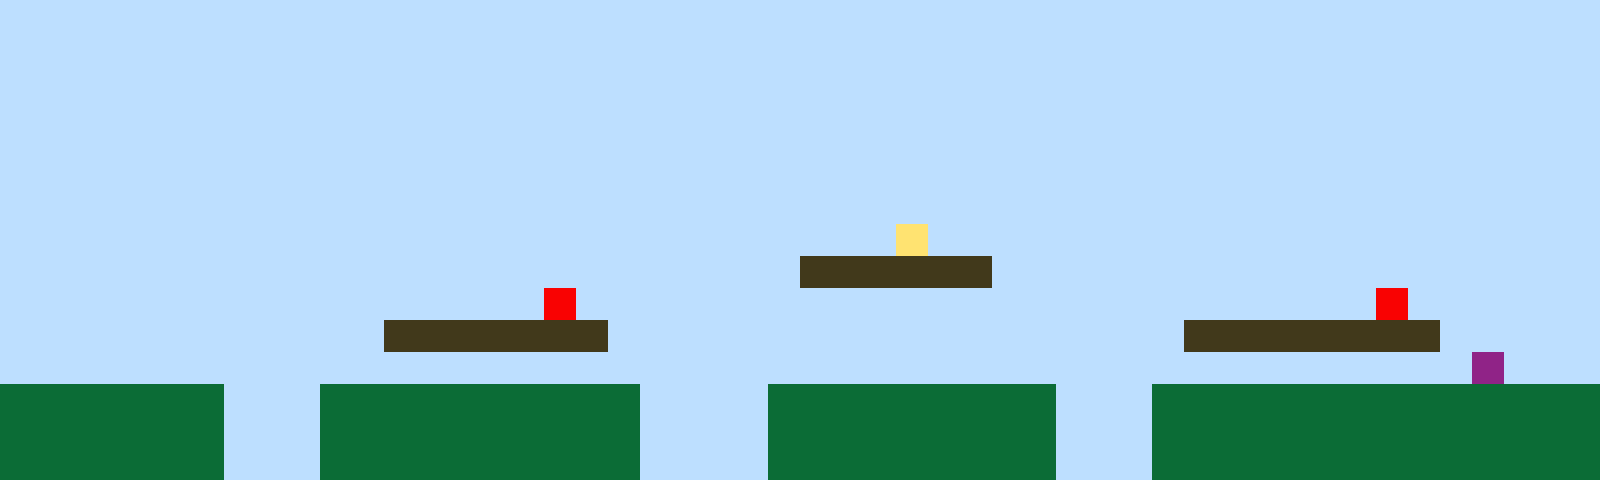

Rendered tile map (Tiled .tmx) drawn with the repository's tilesets; below, a short description and the full map source, tile grids included:
An orthogonal 50x15 tile map with 32x32 px tiles, 1 tile layer (Tile Layer 1).

<map version="1.10" tiledversion="1.11.2" orientation="orthogonal" renderorder="right-up" width="50" height="15" tilewidth="32" tileheight="32" infinite="0" nextlayerid="2" nextobjectid="1"><editorsettings><export target="map1.csv" format="csv" /></editorsettings><tileset firstgid="1" name="sprites" tilewidth="32" tileheight="32" tilecount="6" columns="3"><image source="sprites.png" width="96" height="64" /></tileset><layer id="1" name="Tile Layer 1" width="50" height="15"><data encoding="csv">1,1,1,1,1,1,1,1,1,1,1,1,1,1,1,1,1,1,1,1,1,1,1,1,1,1,1,1,1,1,1,1,1,1,1,1,1,1,1,1,1,1,1,1,1,1,1,1,1,1,1,1,1,1,1,1,1,1,1,1,1,1,1,1,1,1,1,1,1,1,1,1,1,1,1,1,1,1,1,1,1,1,1,1,1,1,1,1,1,1,1,1,1,1,1,1,1,1,1,1,1,1,1,1,1,1,1,1,1,1,1,1,1,1,1,1,1,1,1,1,1,1,1,1,1,1,1,1,1,1,1,1,1,1,1,1,1,1,1,1,1,1,1,1,1,1,1,1,1,1,1,1,1,1,1,1,1,1,1,1,1,1,1,1,1,1,1,1,1,1,1,1,1,1,1,1,1,1,1,1,1,1,1,1,1,1,1,1,1,1,1,1,1,1,1,1,1,1,1,1,1,1,1,1,1,1,1,1,1,1,1,1,1,1,1,1,1,1,1,1,1,1,1,1,1,1,1,1,1,1,1,1,1,1,1,1,1,1,1,1,1,1,1,1,1,1,1,1,1,1,1,1,1,1,1,1,1,1,1,1,1,1,1,1,1,1,1,1,1,1,1,1,1,1,1,1,1,1,1,1,1,1,1,1,1,1,1,1,1,1,1,1,1,1,1,1,1,1,1,1,1,1,1,1,1,1,1,1,1,1,1,1,1,1,1,1,1,1,1,1,1,1,1,1,1,1,1,1,1,1,1,1,1,1,1,1,1,1,1,1,1,1,1,1,1,1,1,1,1,1,1,1,1,1,1,1,1,1,1,1,1,1,1,1,1,1,1,1,1,1,1,1,1,1,1,1,1,1,4,1,1,1,1,1,1,1,1,1,1,1,1,1,1,1,1,1,1,1,1,1,1,1,1,1,1,1,1,1,1,1,1,1,1,1,1,1,1,1,1,1,1,1,1,1,1,3,3,3,3,3,3,1,1,1,1,1,1,1,1,1,1,1,1,1,1,1,1,1,1,1,1,1,1,1,1,1,1,1,1,1,1,1,1,1,1,1,1,5,1,1,1,1,1,1,1,1,1,1,1,1,1,1,1,1,1,1,1,1,1,1,1,1,1,5,1,1,1,1,1,1,1,1,1,1,1,1,1,1,1,1,1,1,3,3,3,3,3,3,3,1,1,1,1,1,1,1,1,1,1,1,1,1,1,1,1,1,1,3,3,3,3,3,3,3,3,1,1,1,1,1,1,1,1,1,1,1,1,1,1,1,1,1,1,1,1,1,1,1,1,1,1,1,1,1,1,1,1,1,1,1,1,1,1,1,1,1,1,1,1,1,1,1,1,1,1,1,6,1,1,1,2,2,2,2,2,2,2,1,1,1,2,2,2,2,2,2,2,2,2,2,1,1,1,1,2,2,2,2,2,2,2,2,2,1,1,1,2,2,2,2,2,2,2,2,2,2,2,2,2,2,2,2,2,2,2,2,2,1,1,1,2,2,2,2,2,2,2,2,2,2,1,1,1,1,2,2,2,2,2,2,2,2,2,1,1,1,2,2,2,2,2,2,2,2,2,2,2,2,2,2,2,2,2,2,2,2,2,1,1,1,2,2,2,2,2,2,2,2,2,2,1,1,1,1,2,2,2,2,2,2,2,2,2,1,1,1,2,2,2,2,2,2,2,2,2,2,2,2,2,2</data></layer></map>
